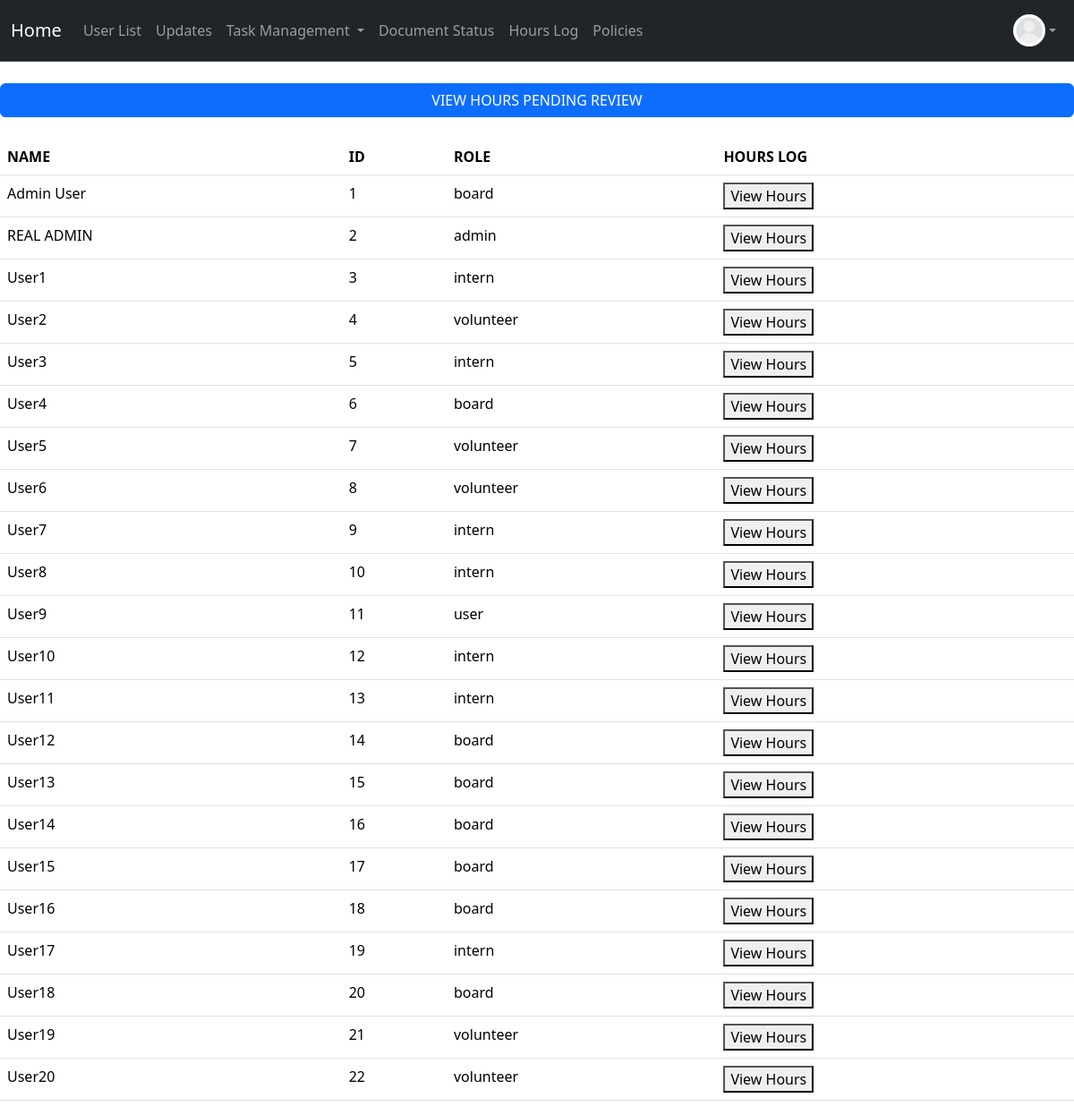
/hours/log (signed in), run on the app's committed database.
### project/models.py (models this page shows, shortened)
class User(db.Model, UserMixin):
    __tablename__ = 'users'
    id: Mapped[int] = mapped_column(primary_key=True)
    name: Mapped[str] = mapped_column()
    email: Mapped[str] = mapped_column(unique=True)
    address: Mapped[str] = mapped_column(default="None Provided")
    password_hash: Mapped[str] = mapped_column(db.String(128))
    date_created: Mapped[datetime] = mapped_column(DateTime, server_default=func.now())
    total_hours: Mapped[float] = mapped_column(default=0.0)
    picture: Mapped[str] = mapped_column(default="default.jpeg")
    role: Mapped[str] = mapped_column(default="user")  # "user", "volunteer", " intern", "board"
    hours: Mapped[List["Hours"]] = relationship("Hours", back_populates="user", cascade="all, delete-orphan")
    documents: Mapped[List["Document"]] = relationship("Document", back_populates="user", cascade="all, delete-orphan")
    task_assignments: Mapped[List["TaskAssignment"]] = relationship(
        "TaskAssignment",
        back_populates="user",
        cascade="all, delete-orphan"
    )

### app.py (the view)
@app.route("/hours/log", methods=["GET", "POST"])
@login_required
@permission_required('volunteer')
def hours_log():
    if current_user.role in ['volunteer', 'intern']:
        form = AddHoursForm()  # Create form to add hours
        if request.method == "POST":
            if form.validate_on_submit():  # If form is valid
                log = Hours(
                    activity_name=form.data['activity_name'],
                    date=form.data['date'],
                    start_time=form.data['start_time'],
                    end_time=form.data['end_time'],
                    amount=form.data['amount'],
                    description=form.data['description'],
                    user=current_user
                )
                db.session.add(log)
                db.session.commit()
                log_event(
                    actor=current_user,
                    action="hours_created",
                    target_type="Hours",
                    target_id=log.id, #must commit previously to get id
                    details={
                        "activity_name": log.activity_name,
                        "amount": log.amount,
                        "date": str(log.date)
                    }
                )
                db.session.commit()
                flash("You have logged your hours!")
                return redirect(url_for('specific_log_hours'))
            else:
                flash("Error")
                print("Form errors:", form.errors)
        return render_template("hours_log.html", form=form)
    else:  # board or admin
        users = User.query.all()
        return render_template("hours_log.html", users=users)

### app.py (called while the page is built)
@app.context_processor
def inject_now():
    return {
        'now': datetime.now,
        'today': date.today
    }

### project/models.py (called while the page is built)
@login_manager.user_loader
def load_user(user_id):
    return User.query.get(user_id)

### project/templates/hours_log.html (shortened to what this page needs)
{% extends "base.html" %}
{% block content %}
    {% if current_user.role != "admin" and current_user.role != "board" %}
        <div id="Auth_Page">
            <div id="Alignment">
                <h3>Request Hours</h3>
                <div id="Inner_Content">
                    <form method="POST" action="{{ url_for('hours_log') }}">
                        {{ form.hidden_tag() }}
                        <div> {{ form.activity_name.label }} {{ form.activity_name() }} </div>
                        <div> {{ form.date.label }} {{ form.date() }} </div>
                        <div>{{ form.start_time.label }} {{ form.start_time() }} </div>
                        <div>{{ form.end_time.label }} {{ form.end_time() }} </div>
                        <div>{{ form.amount.label }} {{ form.amount() }} </div>
                        <div>{{ form.description.label }} {{ form.description() }} </div>
                        <div>{{ form.submit() }}</div>
                        <div>
                            <a class="btn btn-success" href="{{ url_for('specific_log_hours') }}">VIEW LOGGED HOURS</a>
                        </div>
                    </form>
                </div>
            </div>
        </div>
        {% else %}
            <br>
            <div class="d-grid gap-2">
                <button class="btn btn-primary" type="submit"><a class="nav-link" href="{{ url_for('pending_hours') }}">VIEW HOURS PENDING REVIEW</a></button>
            </div>
            <br>
            <table class="table table-hover">
            <thead>
                <tr>
                <th scope="col">NAME</th>
                <th scope="col">ID</th>
                <th scope="col">ROLE</th>
                <th scope="col">HOURS LOG</th>
                </tr>
            </thead>
            <tbody>
            {% for user in users %}
                {% set log_num = loop.index %}
                <form action="{{ url_for('specific_log_hours') }}" method="get" style="display:inline;">
                    <tr>
                    <td><span class="id">{{ user.name }}</span></td>
                    <td><span class="id">{{ user.id }}</span></td>
                    <td><span class="role">{{ user.role }}</span></td>
                    <td><button type="submit">View Hours</button></td>
                    </tr>
                </form>
            {% endfor %}
            </tbody>
            </table>
        {% endif %}
{% endblock %}

### project/templates/base.html (shortened to what this page needs)
<!DOCTYPE html>
<html>
  <head>
    <link href="https://cdn.jsdelivr.net/npm/bootstrap@5.3.8/dist/css/bootstrap.min.css" rel="stylesheet">
  </head>
  <body>
    <nav class="navbar navbar-expand bg-dark border-bottom border-body" data-bs-theme="dark">
      <div class="container-fluid d-flex">
        <a class="navbar-brand"
            href="{% if current_user.is_authenticated and current_user.role == 'admin' %}
              {{ url_for('admin_dashboard') }}
            {% elif current_user.is_authenticated and current_user.role == 'board' %}
              {{ url_for('board_dashboard') }}
            {% elif current_user.is_authenticated and current_user.role == 'volunteer' %}
                {{ url_for('volunteer_dashboard') }}
            {% elif current_user.is_authenticated and current_user.role == 'intern' %}
                {{ url_for('intern_dashboard') }}
            {% else %}
              {{ url_for('user_dashboard') }}
          {% endif %}">
          Home
        </a>
        <ul class="navbar-nav mb-2 mb-lg-0 d-flex flex-row">
          {% if current_user.is_authenticated and current_user.role != 'user' %}
            {% if current_user.role == 'admin' or current_user.role == 'board' %}
              <li class="nav-item">
                <a class="nav-link" href="{{ url_for('user_list') }}">User List</a>
              </li>
              <li class="nav-item">
              <a class="nav-link"
              href="{{ url_for('notification') }}">
                  Updates </a>
              </li>
                <li class="nav-item dropdown">
                  <a class="nav-link dropdown-toggle" href="#" id="taskDropdown" role="button" aria-expanded="false">
                    Task Management
                  </a>
                </li>
            {% else %}
                <li class="nav-item">
                  <a class="nav-link" href="{{ url_for('my_tasks') }}">Tasks Status</a>
                </li>
            {% endif %}
            <li class="nav-item">
              <a class="nav-link" href="{{ url_for('document_status') }}">Document Status</a>
            </li>
            <li class="nav-item">
              <a class="nav-link"
              href="{{ url_for('hours_log') }}">
                  Hours Log </a>
            </li>
            <li class="nav-item">
              <a class="nav-link"
              href="{{ url_for('policies') }}">
                  Policies </a>
            </li>
          {% endif %}
        </ul>
        {% if current_user.is_authenticated %}
        <ul class="navbar-nav ms-auto mb-2 mb-lg-0">
          <li class="nav-item dropdown">
            <a class="nav-link d-flex align-items-center dropdown-toggle" href="#" id="profileDropdown" role="button" aria-expanded="false">
              <img src="{{ url_for('static', filename='profile_pics/' ~ current_user.picture ) }}" alt="Profile" style="height:36px;width:36px;border-radius:50%;">
            </a>
          </li>
        </ul>
        {% endif %}
      </div>
    </nav>
    {% block content %}
    {% endblock %}
  </body>
</html>

### project/templates/base.html (style rules this page uses)
.dropdown { position: relative; display: inline-block; }

### data on the page
User: picture (placeholder picture), name "REAL ADMIN", id "2", role "admin"
User: name "Admin User", id "1", role "board"
User: name "User1", id "3", role "intern"
User: name "User2", id "4", role "volunteer"
User: name "User3", id "5", role "intern"
User: name "User4", id "6", role "board"
User: name "User5", id "7", role "volunteer"
User: name "User6", id "8", role "volunteer"
User: name "User7", id "9", role "intern"
User: name "User8", id "10", role "intern"
User: name "User9", id "11", role "user"
User: name "User10", id "12", role "intern"
User: name "User11", id "13", role "intern"
User: name "User12", id "14", role "board"
User: name "User13", id "15", role "board"
User: name "User14", id "16", role "board"
User: name "User15", id "17", role "board"
User: name "User16", id "18", role "board"
User: name "User17", id "19", role "intern"
User: name "User18", id "20", role "board"
User: name "User19", id "21", role "volunteer"
User: name "User20", id "22", role "volunteer"
